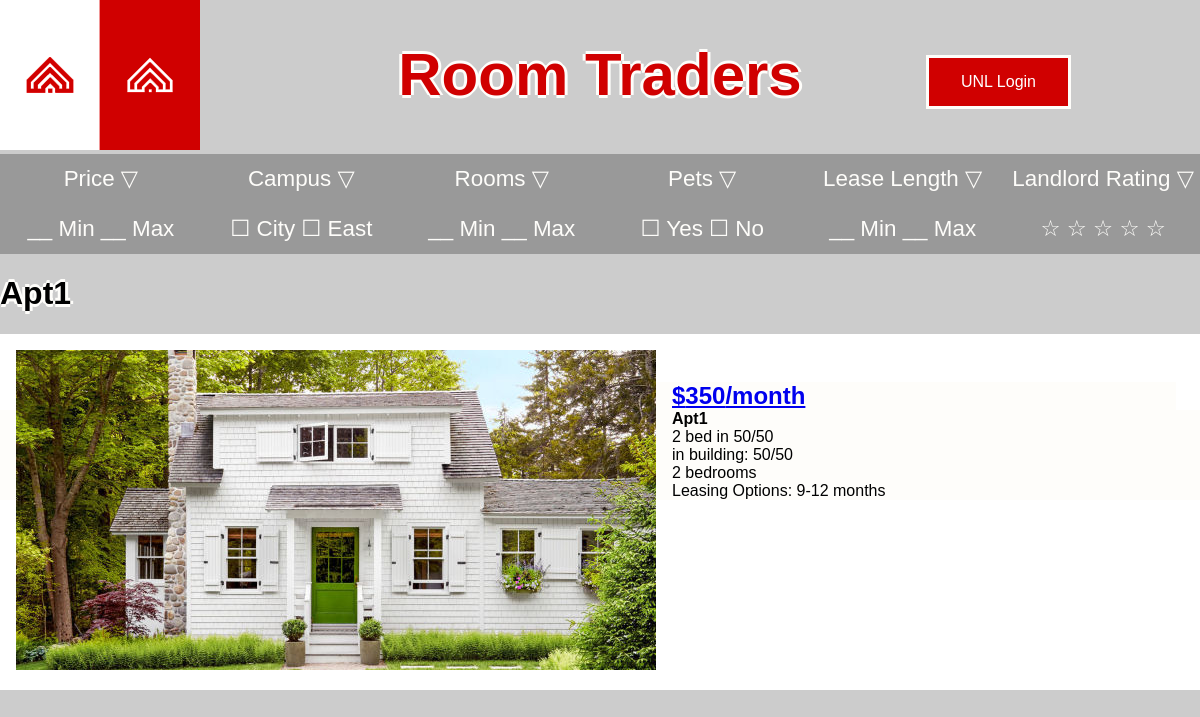
The app's page /apartments/listing/1 with its own data.
### apartments/models.py (models this page shows, shortened)
class Apartment(models.Model):
    nickname = models.CharField(max_length=255)
    building = models.ForeignKey(Building)
    description = models.TextField()
    price = models.IntegerField()
    leasingOptions = models.CharField(max_length=255)
    bedrooms = models.PositiveIntegerField()
    def get_absolute_url(self):
        return "/apartments/listing/%s" % self.id

class Building(models.Model):
    name = models.CharField(max_length=255)
    address = models.CharField(max_length=255)
    contactInfo = models.CharField(max_length=255)
    rating = models.FloatField(default=0.0) #derived from reviews
    amenities = models.ManyToManyField(Amenities)
    distanceToCity = models.FloatField()
    distanceToEast = models.FloatField()
    available = models.BooleanField()
    name_slug = models.SlugField(default="building-name")
    def __str__(self):
        return self.name

### apartments/views.py (the view)
# urls.py: url(r'^apartments/listing/(?P<listing_id>[-\w]+)', views.apartmentDetail, name='detail'),
def apartmentDetail(request, listing_id):
    listing = Apartment.objects.get(id=listing_id)
    context = {'listing': listing}
    return render(request, 'apartments/detail.html', context)

### apartments/templates/apartments/detail.html
{% extends "base.html" %}
{% block content %}
<h1>{{ listing.nickname }}</h1>
<div class="row">
	<div class="col-xs-12" style="background-color:white;">
    	<div class="photolisting">
        	<a href="{{ listing.get_absolute_url }}"><img src="/static/images/house1.jpg"></a>
        </div>
    	<div class="info">
        	<h2><a href="{{ listing.get_absolute_url }}">${{ listing.price}}/month</a></h2>
            <h4>{{ listing.nickname }}</h4>
            <p>{{ listing.description }}</p>
            <p>in building: {{ listing.building }}</p>
            <p>{{ listing.bedrooms }} bedrooms</p>
            <p>Leasing Options: {{ listing.leasingOptions }}</p>
        </div>
    </div>
</div>
{% endblock %}

### apartments/static/css/roomtraders.css (style rules this page uses)
* { font-family: sans-serif; }
h1 { text-shadow: -3px 0 #FEFDFA, 0 3px #FEFDFA, 3px 0 #FEFDFA, 0 -3px #FEFDFA; }
h2 { color: #D00000; margin-top:50%; }
body { background-color: #CCC; padding: 0; margin: 0; }
img { max-width:100%; }
.photolisting { text-align: center; padding: 0; margin: 1em; float: left; }
.info h2, h4, p { text-align: left; padding-left: 2em; margin: 2em 1em 0 2em; background-color: #FEFDFA; }
.listinginfo h2, h4, p { padding: 0; margin: 0; }

### records on screen
Apartment: nickname "Apt1", price "350", description "2 bed in 50/50", building "50/50", bedrooms "2", leasingOptions "9-12 months"
